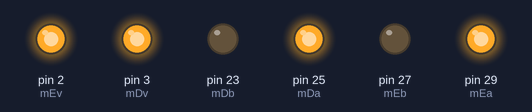
This sketch was run on a simulated Arduino Mega 2560, built with avr-gcc and run on an emulated ATmega2560. Parts: output pins drawn as LEDs (lit = HIGH).

Above: at 0.1 s.
Timing chart, 0 to 1.6 s (numbered marks = the images above):
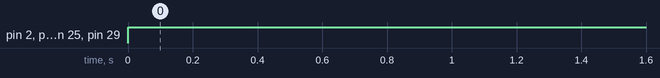

Measured:
- by itself, pin 2 (mEv), pin 3 (mDv), pin 25 (mDa), pin 29 (mEa): LOW → HIGH at 0.00 s

The sketch:

Testes_Motores.ino
```cpp
// Motores.
#include <EEPROM.h>
#include <HCSR04.h>

#define mEa 29
#define mEb 27
#define mDa 25
#define mDb 23
#define mEv 2
#define mDv 3

#define velE 255 //248 frente
#define velD 255 //255 frente

unsigned long tempo = 0, tempo1, tempo2;
byte cont = 0;

// Ultrassônico.
#define trig2 10
#define echo2 9

UltraSonicDistanceSensor us2(trig2, echo2);

unsigned long distancia2;

void DireitaEixo() {

  digitalWrite(mEa, HIGH);
  digitalWrite(mEb, LOW);
  analogWrite(mEv, velE);
  digitalWrite(mDa, LOW);
  digitalWrite(mDb, HIGH);
  analogWrite(mDv, velD);

}

void EsquerdaEixo() {

  digitalWrite(mEa, LOW);
  digitalWrite(mEb, HIGH);
  analogWrite(mEv, velE);
  digitalWrite(mDa, HIGH);
  digitalWrite(mDb, LOW);
  analogWrite(mDv, velD);
}

void Frente(){

  digitalWrite(mEa, HIGH);
  digitalWrite(mEb, LOW);
  analogWrite(mEv, velE);
  digitalWrite(mDa, HIGH);
  digitalWrite(mDb, LOW);
  analogWrite(mDv, velD);

}

void Para(){

  digitalWrite(mEa, HIGH);
  digitalWrite(mEb, LOW);
  analogWrite(mEv, 0);
  digitalWrite(mDa, HIGH);
  digitalWrite(mDb, LOW);
  analogWrite(mDv, 0);

}
void Printa(){

 Serial.print(EEPROM.read(10));
 Serial.print(EEPROM.read(11));
 Serial.print(EEPROM.read(12));
 Serial.print(EEPROM.read(13));
 delay(5000000000000000);
}

void Constante(){

  delay(10000);
  DireitaEixo();
  tempo1 = millis();
  delay(1000);
  distancia2 = 25;
  while (distancia2 >= 5.05) distancia2 = (us2.measureDistanceCm()+us2.measureDistanceCm())*5;

  tempo2 = millis();
  Para();
  tempo = tempo + (tempo2-tempo1);
  cont++;

  if(cont == 10) {
    tempo = tempo/10;
    EEPROM.write(10,tempo/1000);
    EEPROM.write(11,(tempo%1000)/100);
    EEPROM.write(12,(tempo%100)/10);
    EEPROM.write(13,(tempo%10));
    while(1);
  }
}

void setup() {
  // Motores.
  pinMode(mEa, OUTPUT);
  pinMode(mEb, OUTPUT);
  pinMode(mDa, OUTPUT);
  pinMode(mDb, OUTPUT);
  pinMode(mEv, OUTPUT);
  pinMode(mDv, OUTPUT);
  Serial.begin(9600);

}

void loop() {
  //2645 ms frente
  //2920 ms direita eixo
  //3010.5 ms esquerda eixo
  Frente();
  delay(1000000000000000000000000000000000000000000000000000000000000000000000000);
 }
```
